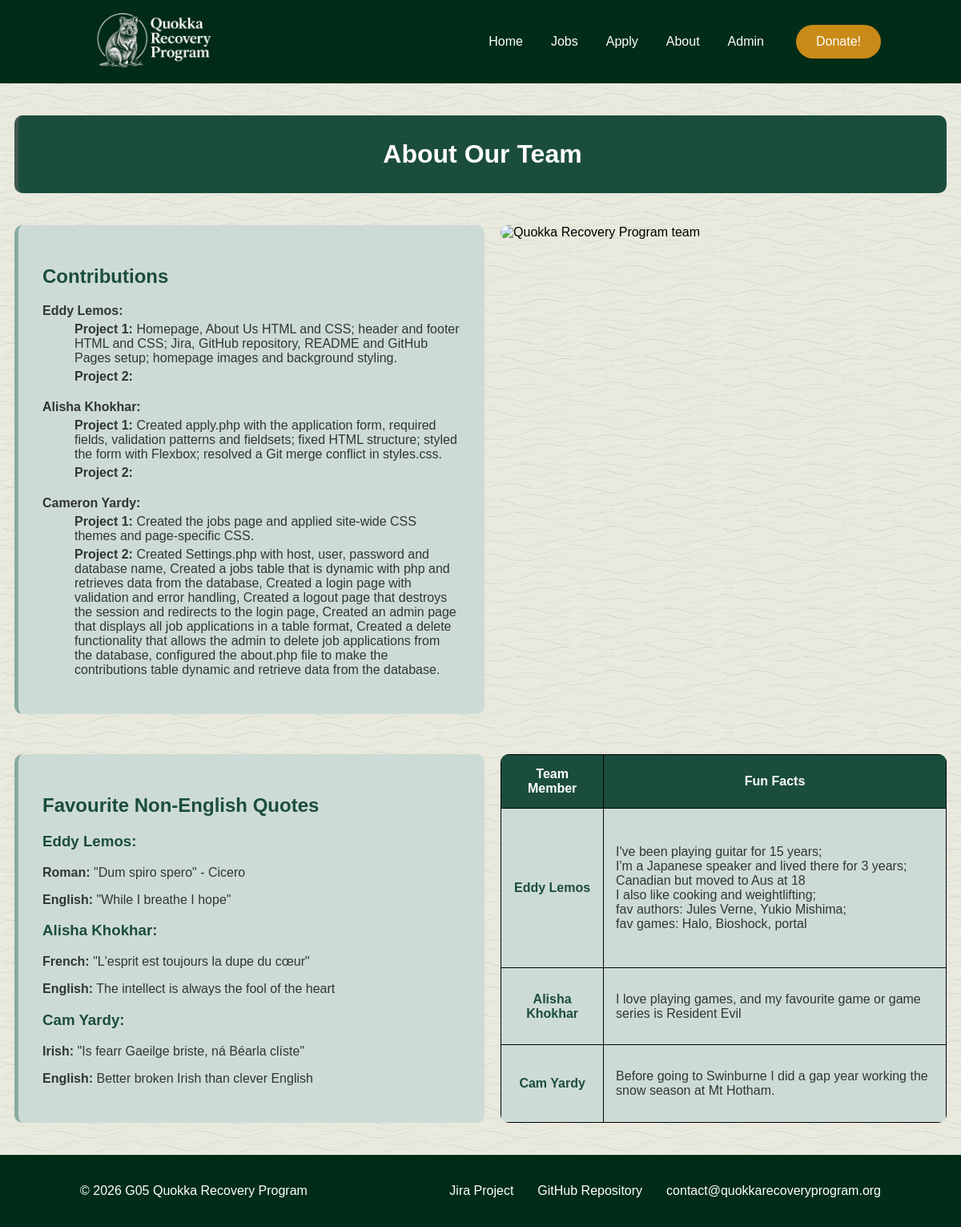
Page /about.php on the committed database.
### tables this page shows
CREATE TABLE IF NOT EXISTS `team_contributions` (
    `contribution_id` INT NOT NULL AUTO_INCREMENT,
    `member_name` VARCHAR(100) NOT NULL,
    `project_number` INT NOT NULL,
    `contribution_details` TEXT NOT NULL,
    PRIMARY KEY (`contribution_id`)
);

### about.php (the view, shortened to what this page needs)
<?php
include 'settings.php';
$conn = mysqli_connect($host, $user, $pwd, $sql_db);
include 'header.inc';
?>
  <main>
        <h1 id="about-title" style="text-align: center;">About Our Team</h1>
        <section id="team">
          <article>
              <h2>Contributions</h2>
              <dl>
                <?php
                $members_query = "SELECT DISTINCT member_name
                                FROM team_contributions
                                ORDER BY contribution_id";
                $members_result = mysqli_query($conn, $members_query);
                while ($member = mysqli_fetch_assoc($members_result)) {
                    echo "<dt><strong>" . $member['member_name'] . ":</strong></dt>";
                    $member_name = $member['member_name'];
                    $contributions_query = "SELECT * FROM team_contributions
                                            WHERE member_name = '$member_name'
                                            ORDER BY project_number";
                    $contributions_result = mysqli_query($conn, $contributions_query);
                    while ($contribution = mysqli_fetch_assoc($contributions_result)) {
                        echo "<dd><strong>Project "
                            . $contribution['project_number']
                            . ":</strong> "
                            . $contribution['contribution_details']
                            . "</dd>";
                    }
                }
                ?>
              </dl>
          </article>
          <figure>
              <img src="images/rangers.png"
                    alt="Quokka Recovery Program team" />
          </figure>
      </section>
      <section id="team-details">
          <article>
              <h2>Favourite Non-English Quotes</h2>
              <h3>Eddy Lemos:</h3>
              <p>
                  <strong>Roman:</strong>
                  "Dum spiro spero" - Cicero
              </p>
              <p>
                  <strong>English:</strong>
                  "While I breathe I hope"
              </p>
              <h3>Alisha Khokhar:</h3>
              <p>
                  <strong>French:</strong>  "L'esprit est toujours la dupe du cœur"
              </p>
              <p>
                  <strong>English:</strong> The intellect is always the fool of the heart
              </p>
              <h3>Cam Yardy:</h3>
              <p>
                  <strong>Irish:</strong> "Is fearr Gaeilge briste, ná Béarla clíste"
              </p>
              <p>
                  <strong>English:</strong> Better broken Irish than clever English
              </p>
          </article>
          <table>
              <thead>
                  <tr>
                      <th scope="col">Team Member</th>
                      <th scope="col">Fun Facts</th>
                  </tr>
              </thead>
              <tbody>
                  <tr>
                      <th scope="row">Eddy Lemos</th>
                      <td>
                          I've been playing guitar for 15 years; <br>I'm a Japanese speaker and lived there for 3 years;<br>Canadian but moved to Aus at 18 <br>I also like cooking and weightlifting; <br>fav authors: Jules Verne, Yukio Mishima; <br>fav games: Halo, Bioshock, portal
                      </td>
                  </tr>
                  <tr>
                      <th scope="row">Alisha Khokhar</th>
                      <td>
                           I love playing games, and my favourite game or game series is Resident Evil
                      </td>
                  </tr>
                  <tr>
                      <th scope="row">Cam Yardy</th>
                      <td>
                          Before going to Swinburne I did a gap year working the snow season at Mt Hotham.
                      </td>
                  </tr>
              </tbody>
          </table>
      </section>
  </main>
<?php include 'footer.inc'; ?>

### styles.css (style rules this page uses)
main { width: 97%; max-width: 1400px; margin: 0 auto; }
html, body { margin: 0; padding: 0; }
body { font-family: 'Trebuchet MS', 'Lucida Sans Unicode', 'Lucida Grande', 'Lucida Sans', Arial, sans-serif; background-color: #ffffff; background-image: url("images/waves-pattern.png"); background-repeat: repeat; background-size: 180px; }
#about-title { background-color: #1B4D3E; border-left: 5px solid rgb(64, 87, 81); color: white; padding: 30px; border-radius: 10px; margin-top: 40px; margin-bottom: 30px; }
#team { display: flex; justify-content: space-between; margin-top: 40px; gap: 20px }
#team article { width: 45%; background-color: #cddbd7; color: #313534; padding: 30px; border-radius: 10px; border-left: 5px solid #88aba1; }
#team article h2 { color: #1B4D3E; }
#team figure { width: 48%; margin: 0; }
#team figure img { width: 100%; border-radius: 10px; }
#team-details { display: flex; justify-content: space-between; margin-top: 50px; gap: 20px; }
#team-details article { width: 45%; background-color: #cddbd7; color: #313534; padding: 30px; border-radius: 10px; border-left: 5px solid #88aba1; }
#team-details article h2 { color: #1B4D3E; }
#team-details article h3 { color: #1B4D3E; }
#team-details table { width: 48%; border-collapse: collapse; background-color: #cddbd7; border-radius: 10px; overflow: hidden; }
#team-details th, #team-details td { border: 1px solid black; padding: 15px; }
#team-details thead th { background-color: #1B4D3E; color: white; }
#team-details tbody th { color: #1B4D3E; background-color: #cddbd7; }
#team-details tbody td { color: #313534; }
dt { margin-top: 20px; }
dd { margin-top: 5px; }

### rows in the picture
team_contributions: project_number "1", contribution_details "Homepage, About Us HTML and CSS; header and footer HTML and CSS; Jira, GitHub repository, README and GitHub Pages setup; homepage images and background styling."
team_contributions: project_number "2"
team_contributions: project_number "1", contribution_details "Created apply.php with the application form, required fields, validation patterns and fieldsets; fixed HTML structure; styled the form with Flexbox; resolved a Git merge conflict in styles.css."
team_contributions: project_number "2"
team_contributions: project_number "1", contribution_details "Created the jobs page and applied site-wide CSS themes and page-specific CSS."
team_contributions: project_number "2", contribution_details "Created Settings.php with host, user, password and database name, Created a jobs table that is dynamic with php and retrieves data from the database, Created a login page with validation and error handling, Created a logout page that destroys the session and redirects to the login page, Created an admin page that displays all job applications in a table format, Created a delete functionality that allows the admin to delete job applications from the database, configured the about.php file to make the contributions table dynamic and retrieve data from the database."

### other values in the picture
$label "Home"
$label "Jobs"
$label "Apply"
$label "About"
$label "Admin"
$member['member_name'] "Eddy Lemos"
$member['member_name'] "Alisha Khokhar"
$member['member_name'] "Cameron Yardy"
